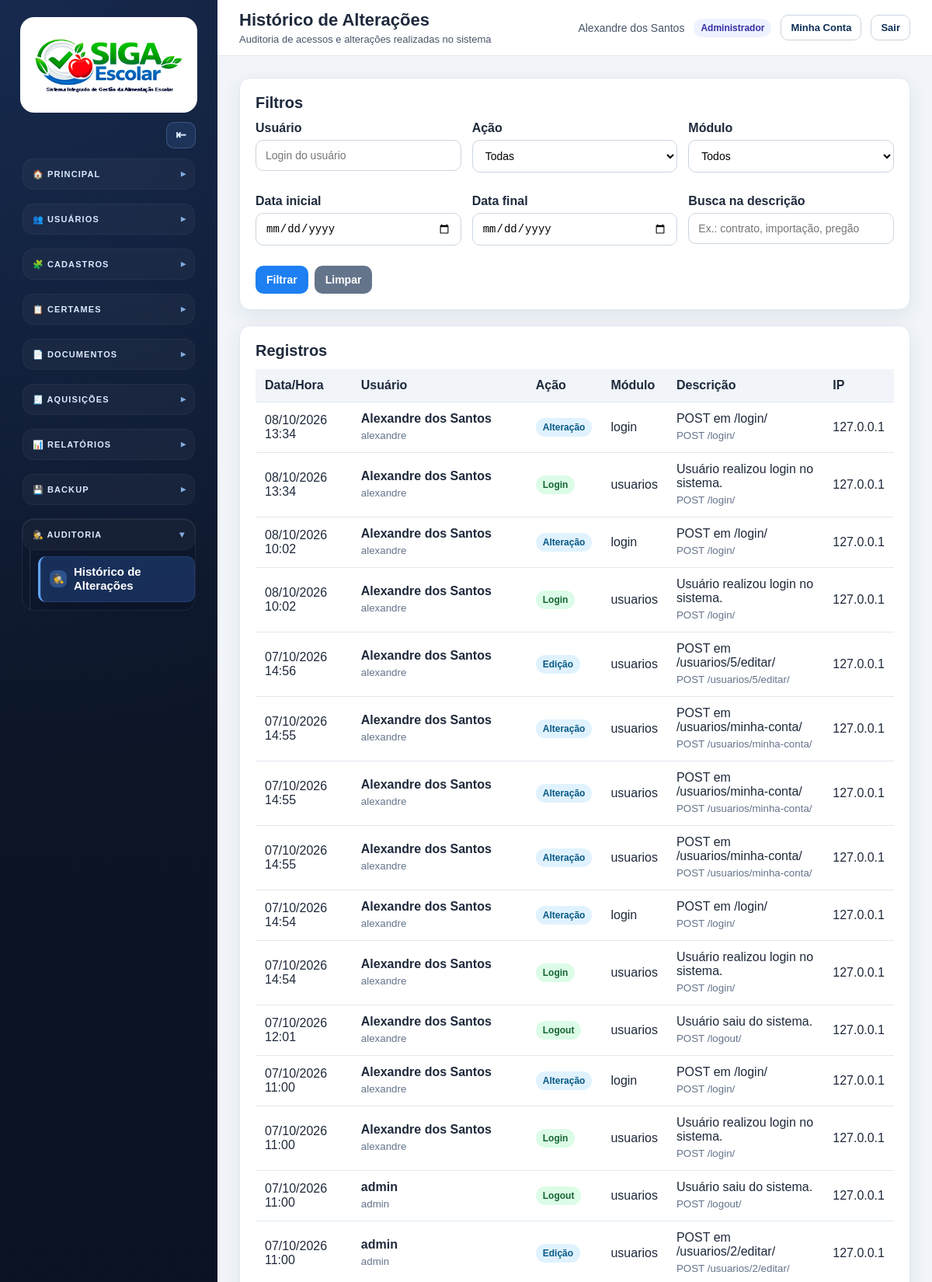
Screenshot of /auditoria/ (signed in, upper part) with the database file from the repository.
### apps/usuarios/models.py (models this page shows, shortened)
class PerfilUsuario(models.Model):
    PERFIL_ADMINISTRADOR = "administrador"
    PERFIL_PREGOEIRO = "pregoeiro"
    PERFIL_CONSULTA_ESCOLA = "consulta_escola"
    PERFIL_CHOICES = [
        (PERFIL_ADMINISTRADOR, "Administrador"),
        (PERFIL_PREGOEIRO, "Pregoeiro"),
        (PERFIL_CONSULTA_ESCOLA, "Consulta/Escola"),
    ]
    usuario = models.OneToOneField(
        settings.AUTH_USER_MODEL,
        on_delete=models.CASCADE,
        related_name="perfil_acesso",
        verbose_name="Usuário",
    )
    perfil = models.CharField(
        "Perfil",
        max_length=30,
        choices=PERFIL_CHOICES,
        default=PERFIL_CONSULTA_ESCOLA,
    )
    escola = models.ForeignKey(
        Escola,
        on_delete=models.PROTECT,
        null=True,
        blank=True,
        related_name="usuarios_consulta",
        verbose_name="Escola vinculada",
        help_text="Use principalmente para usuários do perfil Consulta/Escola.",
    )
    criado_em = models.DateTimeField("Criado em", auto_now_add=True)
    atualizado_em = models.DateTimeField("Atualizado em", auto_now=True)
    class Meta:
        verbose_name = "Perfil de Usuário"
        verbose_name_plural = "Perfis de Usuários"
        ordering = ["usuario__first_name", "usuario__username"]

### apps/auditoria/models.py (models this page shows, shortened)
class RegistroAuditoria(models.Model):
    ACAO_LOGIN = "login"
    ACAO_LOGOUT = "logout"
    ACAO_ACESSO_BLOQUEADO = "acesso_bloqueado"
    ACAO_CRIACAO = "criacao"
    ACAO_EDICAO = "edicao"
    ACAO_EXCLUSAO = "exclusao"
    ACAO_IMPORTACAO = "importacao"
    ACAO_EXPORTACAO = "exportacao"
    ACAO_GERACAO_DOCUMENTO = "geracao_documento"
    ACAO_CANCELAMENTO = "cancelamento"
    ACAO_DISTRATO = "distrato"
    ACAO_REALINHAMENTO = "realinhamento"
    ACAO_TROCA_MARCA = "troca_marca"
    ACAO_FINALIZACAO = "finalizacao"
    ACAO_POST = "post"
    ACAO_CHOICES = [
        (ACAO_LOGIN, "Login"),
        (ACAO_LOGOUT, "Logout"),
        (ACAO_ACESSO_BLOQUEADO, "Acesso bloqueado"),
        (ACAO_CRIACAO, "Criação"),
        (ACAO_EDICAO, "Edição"),
        (ACAO_EXCLUSAO, "Exclusão"),
        (ACAO_IMPORTACAO, "Importação"),
        (ACAO_EXPORTACAO, "Exportação"),
        (ACAO_GERACAO_DOCUMENTO, "Geração de documento"),
        (ACAO_CANCELAMENTO, "Cancelamento"),
        (ACAO_DISTRATO, "Distrato"),
        (ACAO_REALINHAMENTO, "Realinhamento de preço"),
        (ACAO_TROCA_MARCA, "Troca de marca"),
        (ACAO_FINALIZACAO, "Finalização"),
        (ACAO_POST, "Alteração"),
    ]
    usuario = models.ForeignKey(
        settings.AUTH_USER_MODEL,
        on_delete=models.SET_NULL,
        null=True,
        blank=True,
        related_name="registros_auditoria",
        verbose_name="Usuário",
    )
    usuario_nome = models.CharField("Nome do usuário", max_length=255, blank=True)
    usuario_username = models.CharField("Login do usuário", max_length=150, blank=True)
    acao = models.CharField("Ação", max_length=40, choices=ACAO_CHOICES)
    modulo = models.CharField("Módulo", max_length=100, blank=True)
    descricao = models.TextField("Descrição")
    objeto_tipo = models.CharField("Tipo do objeto", max_length=120, blank=True)
    objeto_id = models.CharField("ID do objeto", max_length=80, blank=True)
    objeto_repr = models.CharField("Objeto", max_length=255, blank=True)
    metodo = models.CharField("Método HTTP", max_length=10, blank=True)
    caminho = models.CharField("Caminho", max_length=500, blank=True)
    view_name = models.CharField("View", max_length=180, blank=True)
    ip = models.GenericIPAddressField("IP", null=True, blank=True)
    user_agent = models.TextField("Navegador/Dispositivo", blank=True)
    dados = models.JSONField("Dados extras", default=dict, blank=True)
    criado_em = models.DateTimeField("Data/Hora", auto_now_add=True)
    class Meta:
        verbose_name = "Registro de Auditoria"
        verbose_name_plural = "Registros de Auditoria"
        ordering = ["-criado_em"]
        indexes = [
            models.Index(fields=["-criado_em"]),
            models.Index(fields=["acao"]),
            models.Index(fields=["modulo"]),
            models.Index(fields=["usuario"]),
        ]

### apps/auditoria/views.py (the view)
# urls.py: path("", views.historico, name="historico"),
@login_required
@user_passes_test(usuario_pode_ver_auditoria, login_url="dashboard")
def historico(request):
    registros = RegistroAuditoria.objects.select_related("usuario").all()
    usuario = request.GET.get("usuario", "").strip()
    acao = request.GET.get("acao", "").strip()
    modulo = request.GET.get("modulo", "").strip()
    busca = request.GET.get("busca", "").strip()
    data_inicial = request.GET.get("data_inicial", "").strip()
    data_final = request.GET.get("data_final", "").strip()
    if usuario:
        registros = registros.filter(usuario_username__icontains=usuario)
    if acao:
        registros = registros.filter(acao=acao)
    if modulo:
        registros = registros.filter(modulo__icontains=modulo)
    if busca:
        registros = registros.filter(descricao__icontains=busca)
    if data_inicial:
        registros = registros.filter(criado_em__date__gte=data_inicial)
    if data_final:
        registros = registros.filter(criado_em__date__lte=data_final)
    paginator = Paginator(registros, 30)
    pagina = request.GET.get("page")
    page_obj = paginator.get_page(pagina)
    modulos = (
        RegistroAuditoria.objects.exclude(modulo="")
        .values_list("modulo", flat=True)
        .distinct()
        .order_by("modulo")
    )
    return render(
        request,
        "auditoria/historico.html",
        {
            "page_obj": page_obj,
            "acoes": RegistroAuditoria.ACAO_CHOICES,
            "modulos": modulos,
            "filtros": {
                "usuario": usuario,
                "acao": acao,
                "modulo": modulo,
                "busca": busca,
                "data_inicial": data_inicial,
                "data_final": data_final,
            },
        },
    )

### templates/auditoria/historico.html (shortened to what this page needs)
{% extends "base.html" %}
{% block page_title %}Histórico de Alterações{% endblock %}
{% block page_subtitle %}Auditoria de acessos e alterações realizadas no sistema{% endblock %}
{% block content %}
<div class="card">
    <h2>Filtros</h2>
    <form method="get">
        <div class="audit-filter-grid">
            <div class="form-group">
                <label>Usuário</label>
                <input type="text" name="usuario" value="{{ filtros.usuario }}" placeholder="Login do usuário">
            </div>
            <div class="form-group">
                <label>Ação</label>
                <select name="acao">
                    <option value="">Todas</option>
                </select>
            </div>
            <div class="form-group">
                <label>Módulo</label>
                <select name="modulo">
                    <option value="">Todos</option>
                </select>
            </div>
            <div class="form-group">
                <label>Data inicial</label>
                <input type="date" name="data_inicial" value="{{ filtros.data_inicial }}">
            </div>
            <div class="form-group">
                <label>Data final</label>
                <input type="date" name="data_final" value="{{ filtros.data_final }}">
            </div>
            <div class="form-group">
                <label>Busca na descrição</label>
                <input type="text" name="busca" value="{{ filtros.busca }}" placeholder="Ex.: contrato, importação, pregão">
            </div>
        </div>
        <div class="actions" style="margin-top:12px;">
            <button class="btn btn-primary" type="submit">Filtrar</button>
            <a class="btn btn-secondary" href="{% url 'auditoria:historico' %}">Limpar</a>
        </div>
    </form>
</div>
<div class="card" style="margin-top:20px;">
    <h2>Registros</h2>
    <div class="table-wrapper">
        <table class="audit-table">
            <thead>
                <tr>
                    <th>Data/Hora</th>
                    <th>Usuário</th>
                    <th>Ação</th>
                    <th>Módulo</th>
                    <th>Descrição</th>
                    <th>IP</th>
                </tr>
            </thead>
            <tbody>
                {% for registro in page_obj %}
                <tr>
                    <td>{{ registro.criado_em|date:"d/m/Y H:i" }}</td>
                    <td>
                        <strong>{{ registro.usuario_nome|default:"Sistema" }}</strong>
                        <small>{{ registro.usuario_username }}</small>
                    </td>
                    <td>
                        <span class="audit-badge {{ registro.acao }}">
                            {{ registro.get_acao_display }}
                        </span>
                    </td>
                    <td>{{ registro.modulo }}</td>
                    <td>
                        {{ registro.descricao }}
                        {% if registro.caminho %}
                        <small>{{ registro.metodo }} {{ registro.caminho }}</small>
                        {% endif %}
                    </td>
                    <td>{{ registro.ip|default:"-" }}</td>
                </tr>
                {% empty %}
                <tr>
                    <td colspan="6">Nenhum registro encontrado.</td>
                </tr>
                {% endfor %}
            </tbody>
        </table>
    </div>
</div>
{% endblock %}

### templates/base.html (shortened to what this page needs)
{% load static %}
<!DOCTYPE html>
<html lang="pt-br">
<head>
    <link rel="stylesheet" href="{% static 'css/style.css' %}">
</head>
<body>
    {% with namespace=request.resolver_match.namespace url_name=request.resolver_match.url_name perfil=request.user.perfil_acesso.perfil %}
    <div class="app">
        <aside class="sidebar">
            <div class="sidebar-logo">
                <a class="brand-logo-wrap" href="{% url 'dashboard' %}" title="SIGA Escolar">
                    <img class="brand-logo-img" src="{% static 'img/logo_siga_escolar_header.png' %}" alt="SIGA Escolar - Sistema Integrado de Gestão da Alimentação Escolar">
                </a>
            </div>
            <div class="sidebar-tools">
                <button
                    type="button"
                    id="sidebarToggleBtn"
                    class="sidebar-tool-btn"
                    aria-label="Recolher menu lateral"
                    title="Recolher menu lateral"
                >⇤</button>
            </div>
            <nav class="sidebar-menu">
                <details class="sidebar-group" open>
                    <summary><span class="group-title">🏠 Principal</span></summary>
                </details>
                {% if request.user.is_superuser or perfil == "administrador" %}
                <details class="sidebar-group" {% if namespace == "usuarios" %}open{% endif %}>
                    <summary><span class="group-title">👥 Usuários</span></summary>
                </details>
                {% endif %}
                {% if request.user.is_superuser or perfil == "administrador" %}
                <details class="sidebar-group" {% if namespace == "cadastros" %}open{% endif %}>
                    <summary><span class="group-title">🧩 Cadastros</span></summary>
                </details>
                {% endif %}
                {% if request.user.is_superuser or perfil == "administrador" or perfil == "pregoeiro" %}
                <details class="sidebar-group" {% if namespace == "pregoes" or namespace == "execucao" or namespace == "documentos" and url_name == "adjudicacao_chamada_publica" %}open{% endif %}>
                    <summary><span class="group-title">📋 Certames</span></summary>
                </details>
                {% endif %}
                <details class="sidebar-group" {% if namespace == "documentos" and url_name != "adjudicacao_chamada_publica" %}open{% endif %}>
                    <summary><span class="group-title">📄 Documentos</span></summary>
                </details>
                                <details class="sidebar-group" {% if namespace == "aquisicoes" %}open{% endif %}>
                    <summary><span class="group-title">🧾 Aquisições</span></summary>
                </details>
                <details class="sidebar-group" {% if namespace == "pregoes" and url_name == "relatorio_distribuicao" or namespace == "documentos" and url_name|slice:":11" == "relatorios_" %}open{% endif %}>
                    <summary><span class="group-title">📊 Relatórios</span></summary>
                </details>
                {% if request.user.is_superuser or perfil == "administrador" %}
                <details class="sidebar-group" {% if namespace == "importacoes" and url_name == "exportacoes" %}open{% endif %}>
                    <summary><span class="group-title">💾 Backup</span></summary>
                </details>
                {% endif %}
                {% if request.user.is_superuser or perfil == "administrador" %}
                <details class="sidebar-group" {% if namespace == "auditoria" %}open{% endif %}>
                    <summary><span class="group-title">🕵️ Auditoria</span></summary>
                    <div class="sidebar-links">
                        <a class="sidebar-link {% if namespace == 'auditoria' and url_name == 'historico' %}active{% endif %}"
                            href="{% url 'auditoria:historico' %}">
                            <span class="sidebar-icon">🕵️</span>
                            <span>Histórico de Alterações</span>
                        </a>
                    </div>
                </details>
                {% endif %}
            </nav>
        </aside>
        <main class="main">
            <header class="topbar">
                <div class="topbar-title">
                    <h1>{% block page_title %}Sistema de Pregões{% endblock %}</h1>
                    <p>{% block page_subtitle %}Gestão de certames, lances e documentos{% endblock %}</p>
                </div>
                <div class="topbar-user" style="display:flex; align-items:center; gap:12px; flex-wrap:wrap;">
                    {% if request.user.is_authenticated %}
                    <span>{{ request.user.get_full_name|default:request.user.username }}</span>
                    {% if request.user.is_superuser %}
                    <span class="user-perfil-badge">Administrador</span>
                    {% elif request.user.perfil_acesso %}
                    <span class="user-perfil-badge">{{ request.user.perfil_acesso.get_perfil_display }}</span>
                    {% endif %}
                    <a href="{% url 'usuarios:minha_conta' %}" style="
                        border:1px solid #cbd5e1;
                        background:#ffffff;
                        color:#0f2f57;
                        border-radius:10px;
                        padding:8px 12px;
                        font-size:13px;
                        font-weight:800;
                        text-decoration:none;
                        font-family:inherit;
                    ">Minha Conta</a>
                    <form method="post" action="{% url 'logout' %}" id="autoLogoutForm" style="margin:0;">
                        <button type="submit" style="
                            border:1px solid #cbd5e1;
                            background:#ffffff;
                            color:#0f2f57;
                            border-radius:10px;
                            padding:8px 12px;
                            font-size:13px;
                            font-weight:800;
                            cursor:pointer;
                            font-family:inherit;
                        ">Sair</button>
                    </form>
                    {% else %}
                    <span>Ambiente de desenvolvimento</span>
                    {% endif %}
                </div>
            </header>
            <section class="content">
                {% block content %}{% endblock %}
            </section>
        </main>
    </div>
    {% endwith %}
</body>
</html>

### rows the page displays
RegistroAuditoria: criado_em "08/10/2026 13:34", usuario_nome "Alexandre dos Santos", usuario_username "alexandre", acao "Alteração", modulo "login", descricao "POST em /login/", metodo "POST", caminho "/login/", ip "127.0.0.1"
RegistroAuditoria: criado_em "08/10/2026 13:34", usuario_nome "Alexandre dos Santos", usuario_username "alexandre", acao "Login", modulo "usuarios", descricao "Usuário realizou login no sistema.", metodo "POST", caminho "/login/", ip "127.0.0.1"
RegistroAuditoria: criado_em "08/10/2026 10:02", usuario_nome "Alexandre dos Santos", usuario_username "alexandre", acao "Alteração", modulo "login", descricao "POST em /login/", metodo "POST", caminho "/login/", ip "127.0.0.1"
RegistroAuditoria: criado_em "08/10/2026 10:02", usuario_nome "Alexandre dos Santos", usuario_username "alexandre", acao "Login", modulo "usuarios", descricao "Usuário realizou login no sistema.", metodo "POST", caminho "/login/", ip "127.0.0.1"
RegistroAuditoria: criado_em "07/10/2026 14:56", usuario_nome "Alexandre dos Santos", usuario_username "alexandre", acao "Edição", modulo "usuarios", descricao "POST em /usuarios/5/editar/", metodo "POST", caminho "/usuarios/5/editar/", ip "127.0.0.1"
RegistroAuditoria: criado_em "07/10/2026 14:55", usuario_nome "Alexandre dos Santos", usuario_username "alexandre", acao "Alteração", modulo "usuarios", descricao "POST em /usuarios/minha-conta/", metodo "POST", caminho "/usuarios/minha-conta/", ip "127.0.0.1"
RegistroAuditoria: criado_em "07/10/2026 14:55", usuario_nome "Alexandre dos Santos", usuario_username "alexandre", acao "Alteração", modulo "usuarios", descricao "POST em /usuarios/minha-conta/", metodo "POST", caminho "/usuarios/minha-conta/", ip "127.0.0.1"
RegistroAuditoria: criado_em "07/10/2026 14:55", usuario_nome "Alexandre dos Santos", usuario_username "alexandre", acao "Alteração", modulo "usuarios", descricao "POST em /usuarios/minha-conta/", metodo "POST", caminho "/usuarios/minha-conta/", ip "127.0.0.1"
RegistroAuditoria: criado_em "07/10/2026 14:54", usuario_nome "Alexandre dos Santos", usuario_username "alexandre", acao "Alteração", modulo "login", descricao "POST em /login/", metodo "POST", caminho "/login/", ip "127.0.0.1"
RegistroAuditoria: criado_em "07/10/2026 14:54", usuario_nome "Alexandre dos Santos", usuario_username "alexandre", acao "Login", modulo "usuarios", descricao "Usuário realizou login no sistema.", metodo "POST", caminho "/login/", ip "127.0.0.1"
RegistroAuditoria: criado_em "07/10/2026 12:01", usuario_nome "Alexandre dos Santos", usuario_username "alexandre", acao "Logout", modulo "usuarios", descricao "Usuário saiu do sistema.", metodo "POST", caminho "/logout/", ip "127.0.0.1"
RegistroAuditoria: criado_em "07/10/2026 11:00", usuario_nome "Alexandre dos Santos", usuario_username "alexandre", acao "Alteração", modulo "login", descricao "POST em /login/", metodo "POST", caminho "/login/", ip "127.0.0.1"
RegistroAuditoria: criado_em "07/10/2026 11:00", usuario_nome "Alexandre dos Santos", usuario_username "alexandre", acao "Login", modulo "usuarios", descricao "Usuário realizou login no sistema.", metodo "POST", caminho "/login/", ip "127.0.0.1"
RegistroAuditoria: criado_em "07/10/2026 11:00", usuario_nome "admin", usuario_username "admin", acao "Logout", modulo "usuarios", descricao "Usuário saiu do sistema.", metodo "POST", caminho "/logout/", ip "127.0.0.1"
RegistroAuditoria: criado_em "07/10/2026 11:00", usuario_nome "admin", usuario_username "admin", acao "Edição", modulo "usuarios", descricao "POST em /usuarios/2/editar/", metodo "POST", caminho "/usuarios/2/editar/", ip "127.0.0.1"

### other values shown
{{ request.user.get_full_name|default:request.user.username }} "Alexandre dos Santos"
{{ request.user.perfil_acesso.get_perfil_display }} "Administrador"
